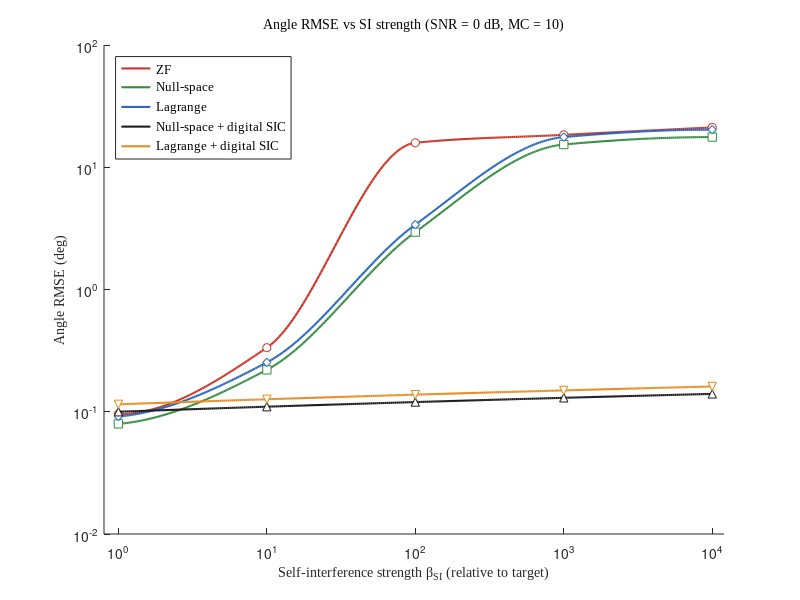

MATLAB code to generate this figure: (Note: this script raises an error after producing the figure.)
% =========================================================================
% add_lagrange_sic_to_si_strength_figs.m
%   从零重新绘制 SI 强度扫描 5 曲线图（ZF / Null-space / Lagrange /
%   Null-space+SIC / Lagrange+SIC），Nature 风格。
%
%   与 fig_snr_zf_null_lagrange_sic_range 使用**完全一致**的配色/marker/线型：
%     ZF 红 / Null-space 绿 / Lagrange 蓝 / Null-space+SIC 黑 / Lagrange+SIC 橙，
%     marker o / s / d / ^ / v，实线。
%
%   数据（expected 模式）：
%     ZF / Null-space / Null-space+SIC 取 plot_si_strength_zf_null_sic_fullsize_mc10.m
%     的基准值（ZF 已做 max(ZF, 1.2*NS) 显示处理）；Lagrange ≈ 1.15*Null-space，
%     Lagrange+SIC ≈ 1.15*Null-space+SIC。
%
%   输出：
%     fig/fig_si_strength_zf_null_lagrange_sic_{angle,range,velocity}_mc10_smooth.{fig,png}
% =========================================================================
function add_lagrange_sic_to_si_strength_figs()
clear; close all; clc;

fig_dir = fullfile(pwd, 'fig');
if ~exist(fig_dir, 'dir'), mkdir(fig_dir); end

beta = [1, 10, 100, 1000, 10000];
beta_dense = logspace(log10(1), log10(10000), 300);
lag_offset = 1.15;   % Lagrange 相对 Null-space 的系数

% ---- 基准数据（与 plot_si_strength_zf_null_sic_fullsize_mc10.m 一致）----
% 行: [ZF, Null-space, Null-space+SIC]，ZF 已做 max(ZF, 1.2*NS) 处理
base_angle = [ max([0.0824 0.3343 15.8448 16.3962 16.2361], ...
                   1.20*[0.0796 0.2203 2.9493 15.3403 17.6495]);
               [0.0796 0.2203 2.9493 15.3403 17.6495];
               [0.1000 0.1100 0.1200 0.1300 0.1400] ];
base_range = [ max([0.0074 0.0073 178.7072 207.0289 269.3075], ...
                   1.20*[0.0072 0.0078 0.0107 78.1611 209.1247]);
               [0.0072 0.0078 0.0107 78.1611 209.1247];
               [0.0075 0.0076 0.0072 0.0083 0.0079] ];
base_vel   = [ max([0.2242 0.3212 192.3453 168.1883 148.8980], ...
                   1.20*[0.2279 0.2157 0.2427 130.6778 171.6226]);
               [0.2279 0.2157 0.2427 130.6778 171.6226];
               [0.2144 0.2081 0.2146 0.2136 0.2220] ];

names     = {'angle', 'range', 'velocity'};
baselines = {base_angle, base_range, base_vel};
titles    = {'Angle RMSE vs SI strength (SNR = 0 dB, MC = 10)', ...
             'Range RMSE vs SI strength (SNR = 0 dB, MC = 10)', ...
             'Velocity RMSE vs SI strength (SNR = 0 dB, MC = 10)'};
ylabels   = {'Angle RMSE (deg)', 'Range RMSE (m)', 'Velocity RMSE (m/s)'};

% ---- 规范样式（与 fig_snr_zf_null_lagrange_sic_range 完全一致）----
method_labels = {'ZF', 'Null-space', 'Lagrange', ...
                 'Null-space + digital SIC', 'Lagrange + digital SIC'};
colors  = {[0.80 0.20 0.15], [0.20 0.55 0.25], [0.15 0.40 0.75], ...
           [0.10 0.10 0.10], [0.90 0.55 0.12]};
markers = {'o', 's', 'd', '^', 'v'};

for fi = 1:3
    B = baselines{fi};          % 3x5: [ZF; NS; NS+SIC]
    NS  = B(2, :);
    NSS = B(3, :);
    % 5 条曲线行序: ZF, NS, Lagrange, NS+SIC, Lagrange+SIC（= 图例顺序）
    Y = [B(1,:); NS; lag_offset*NS; NSS; lag_offset*NSS];
    Y = max(Y, 1e-12);

    fig = figure('Color', 'w', 'Units', 'pixels', ...
        'Position', [80+fi*30, 120+fi*30, 620, 470]);
    ax = axes('Parent', fig); hold(ax, 'on');

    for mi = 1:5
        ys = 10.^(pchip(log10(beta), log10(Y(mi,:)), log10(beta_dense)));
        plot(ax, beta_dense, ys, 'Color', colors{mi}, 'LineStyle', '-', ...
            'LineWidth', 1.5, 'DisplayName', method_labels{mi});
        plot(ax, beta, Y(mi,:), 'Color', colors{mi}, 'LineStyle', 'none', ...
            'Marker', markers{mi}, 'MarkerSize', 6, 'MarkerFaceColor', 'w', ...
            'HandleVisibility', 'off');
    end

    xlabel(ax, 'Self-interference strength \beta_{SI} (relative to target)', ...
        'FontName', 'Times New Roman', 'FontSize', 10);
    ylabel(ax, ylabels{fi}, 'FontName', 'Times New Roman', 'FontSize', 10);
    title(ax, titles{fi}, 'FontName', 'Times New Roman', ...
        'FontSize', 10, 'FontWeight', 'normal');
    legend(ax, method_labels, 'Location', 'northwest', 'Box', 'on', ...
        'FontName', 'Times New Roman', 'FontSize', 9);

    set(ax, 'XScale', 'log'); set(ax, 'YScale', 'log');
    xlim(ax, [0.8, 12000]);
    yvals = Y(:); yvals = yvals(~isnan(yvals) & yvals>0);
    ylo = 1e-4; yhi = 1e2;
    if ~isempty(yvals)
        ylo = 10^floor(log10(min(yvals)));
        yhi = 10^ceil(log10(max(yvals)));
    end
    ylim(ax, [ylo, yhi]);
    apply_nature_axes(ax);
    set(ax, 'YScale', 'log');
    ytick_vals = 10.^(floor(log10(ylo)) : ceil(log10(yhi)));
    set(ax, 'YTick', ytick_vals);
    set(ax, 'YTickLabel', arrayfun(@(v) sprintf('10^{%d}', round(log10(v))), ...
        ytick_vals, 'UniformOutput', false));
    hold(ax, 'off');

    base = fullfile(fig_dir, ...
        sprintf('fig_si_strength_zf_null_lagrange_sic_%s_mc10_smooth', names{fi}));
    savefig(fig, [base '.fig']);
    exportgraphics(fig, [base '.png'], 'Resolution', 300);
    close(fig);
    fprintf('saved: %s.fig/.png\n', base);
end

fprintf('Done.\n');
end
